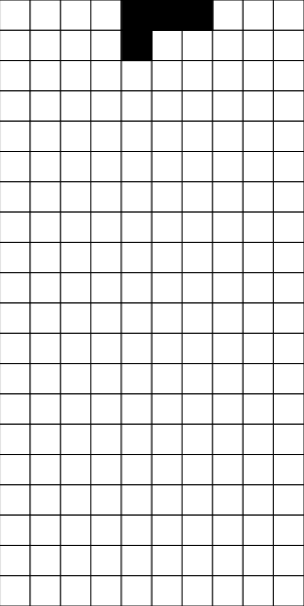
Frame 1 (no input)
Frame 60 (no input): identical to frame 1, image omitted
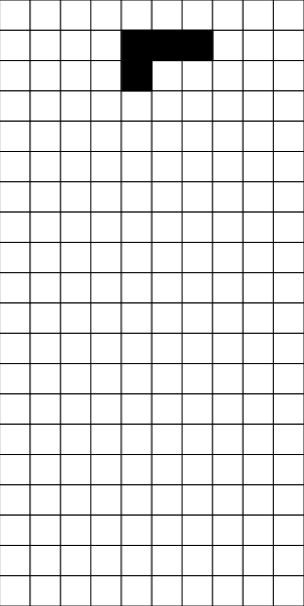
Frame 120 (the mouse pressed at the canvas centre since frame 60)

The p5.js sketch that drew these frames (run headless with seeded random() and noise() and a simulated clock; from frame 60 on, the mouse is pressed at the canvas centre):

// p5.js sketch
// ── sketch.js
const rows = 20;
const cols = 10;
let blockSize = 30;

let gamespeed = 1;
let board = [];
let currentPiece;
let gameOver = false;
let BackButton;
let time = 0;

const AllShapes= [
    [[1, 1], [1, 1]], // Square
    [[1, 1, 1, 1]], // LineRIGHT
    [[1],[1],[1],[1]], //LineUP
    [[1,1,1], [0, 1, 0]], // T-shapeUP
    [[1,0,0], [1, 1, 0], [1,0,0]], // T-shapeRIGHT
    [[0,1,0], [1, 1, 1]], // T-shapeDOWN
    [[0,0,1], [0, 1, 1], [0,0,1]], // T-shapeLEFT
    [[1, 1, 0], [0, 1, 1]], // Z-shapeUP
    [[0, 0, 1], [0, 1, 1], [0,1,0]], // Z-shapeDOWN
    [[0, 1, 1], [1, 1, 0]], // S-shapeUP
    [[0, 1, 0], [0, 1, 1], [0,0,1]], // S-shapeDOWN
    [[1, 1, 1], [0, 0, 1]], // J-shapeUP
    [[0, 0, 1], [0, 0, 1],[0,1,1]], // J-shapeRIGHT
    [[1, 0, 0], [1, 1, 1]], // J-shapeDOWN
    [[0, 1, 1], [0, 1, 0],[0,1,0]], // J-shapeLEFT
    [[1, 1, 1], [1, 0, 0]], // L-shapeUP
    [[1, 0, 0], [1, 0, 0],[1,1,0]], // L-shapeRIGHT
    [[0, 0, 1], [1, 1, 1]], // L-shapeDOWN
    [[1, 1, 0], [1, 0, 0],[1,0,0]], // L-shapeLEFT
]
const AllShapesNames= [
    "Square",
    "LineRIGHT",
    "LineUP",
    "T-ShapeUP",
    "T-ShapeRIGHT",
    "T-ShapeDOWN",
    "T-ShapeLEFT",
    "Z-ShapeUP",
    "Z-ShapeDOWN",
    "S-ShapeUP",
    "S-ShapeDOWN",
    "J-ShapeUP",
    "J-ShapeRIGHT",
    "J-ShapeDOWN",
    "J-ShapeLEFT",
    "L-ShapeUP",
    "L-ShapeRIGHT",
    "L-ShapeDOWN",
    "L-ShapeLEFT"
]

function setup() {
    frameRate = 60;
    blockSize = windowHeight/33;
    let canvas = createCanvas(cols * blockSize, rows * blockSize);
    canvas.style('display', 'block');
    canvas.style('margin', 'auto');
    
    initializeBoard();
    spawnPiece();
    BackButton = select('#BackButton')
    //BackButton.mousePressed(GetTheFuckBack);
}

function draw() {
    
    background(220);
    if (!gameOver) {
        updateGame();
        drawBoard();
        drawPiece();
    } else {
        showGameOver();
    }
    
}

function initializeBoard() {
    for (let row = 0; row < rows; row++) {
        board[row] = [];
        for (let col = 0; col < cols; col++) {
            board[row][col] = 0;
        }
    }
}

function spawnPiece() {
    currentPiece = new Piece();
}

function updateGame() {
    if (currentPiece.canMoveDown() && time == 60) {
        time = 0;
        currentPiece.moveDown();
    } else if (!currentPiece.canMoveDown()) {
        currentPiece.lock();
        if (currentPiece.isGameOver()) {
            gameOver = true;
        } else {
            checkAndClearLines();
            spawnPiece();
        }
        
    }
    else{
    time++;
    }
}

function drawBoard() {
    for (let row = 0; row < rows; row++) {
        for (let col = 0; col < cols; col++) {
            if (board[row][col] === 1) {
                fill(0);
            } else {
                fill(255);
            }
            rect(col * blockSize, row * blockSize, blockSize, blockSize);
        }
    }
}

function drawPiece() {
    const { x, y, shape } = currentPiece;
    for (let row = 0; row < shape.length; row++) {
        for (let col = 0; col < shape[row].length; col++) {
            if (shape[row][col] === 1) {
                fill(0);
                rect((col + x) * blockSize, (row + y) * blockSize, blockSize, blockSize);
            }
        }
    }
}

function showGameOver() {
    textSize(32);
    textAlign(CENTER, CENTER);
    fill(255, 0, 0);
    text("Game Over", width / 2, height / 2);
}

class Piece {
    constructor() {
        this.x = Math.floor(cols / 2) - 1;
        this.y = 0;
        this.shape = this.getRandomShape();
    }

    getRandomShape() {
        const shapes = [
            [[1, 1], [1, 1]], // Square
            [[1, 1, 1, 1]], // Line
            [[1, 1, 1], [0, 1, 0]], // T-shape
            [[1, 1, 0], [0, 1, 1]], // Z-shape
            [[0, 1, 1], [1, 1, 0]], // S-shape
            [[1, 1, 1], [0, 0, 1]], // L-shape
            [[1, 1, 1], [1, 0, 0]] // J-shape
        ];
        const randomIndex = Math.floor(Math.random() * shapes.length);
        return shapes[randomIndex];
    }

    canMoveDown() {
        for (let row = 0; row < this.shape.length; row++) {
            for (let col = 0; col < this.shape[row].length; col++) {
                if (this.shape[row][col] === 1) {
                    const nextRow = this.y + row + 1;
                    if (nextRow >= rows || board[nextRow][this.x + col] === 1) {
                        return false;
                    }
                }
            }
        }
        return true;
    }

    canMoveLeft() {
        for (let row = 0; row < this.shape.length; row++) {
            for (let col = 0; col < this.shape[row].length; col++) {
                if (this.shape[row][col] === 1) {
                    const nextCol = this.x + col - 1;
                    if (nextCol < 0 || board[this.y + row][nextCol] === 1) {
                        return false;
                    }
                }
            }
        }
        return true;
    }

    canMoveRight() {
        for (let row = 0; row < this.shape.length; row++) {
            for (let col = 0; col < this.shape[row].length; col++) {
                if (this.shape[row][col] === 1) {
                    const nextCol = this.x + col + 1;
                    if (nextCol >= cols || board[this.y + row][nextCol] === 1) {
                        return false;
                    }
                }
            }
        }
        return true;
    }

    rotate() {
        let PieceName = this.WhichPiece(currentPiece.shape)
        print(PieceName)
        print(currentPiece.shape)
        //Square - Shape
        if(PieceName == "Square")
        return
        //Line - Shapes
        else if(PieceName == "LineRIGHT")
            this.shape = AllShapes[2]
        else if(PieceName == "LineUP")
            this.shape = AllShapes[1]
        //T - Shapes
        else if(PieceName =="T-ShapeUP")
            this.shape = AllShapes[4]
        else if(PieceName =="T-ShapeRIGHT")
            this.shape = AllShapes[5]
        else if(PieceName =="T-ShapeDOWN")
            this.shape = AllShapes[6]
        else if(PieceName =="T-ShapeLEFT")
            this.shape = AllShapes[3]
        //Z - Shapes
        else if(PieceName =="Z-ShapeUP")
            this.shape = AllShapes[8]
        else if(PieceName =="Z-ShapeDOWN")
            this.shape = AllShapes[7]
        //S - Shapes
        else if(PieceName =="S-ShapeUP")
            this.shape = AllShapes[10]
        else if(PieceName =="S-ShapeDOWN")
            this.shape = AllShapes[9]
        //J - Shapes
        else if(PieceName =="J-ShapeUP")
            this.shape = AllShapes[12]
        else if(PieceName =="J-ShapeRIGHT")
            this.shape = AllShapes[13]
        else if(PieceName =="J-ShapeDOWN")
            this.shape = AllShapes[14]
        else if(PieceName =="J-ShapeLEFT")
            this.shape = AllShapes[11]
        //L - Shapes
        else if(PieceName =="L-ShapeUP")
            this.shape = AllShapes[16]
        else if(PieceName =="L-ShapeRIGHT")
            this.shape = AllShapes[17]
        else if(PieceName =="L-ShapeDOWN")
            this.shape = AllShapes[18]
        else if(PieceName =="L-ShapeLEFT")
            this.shape = AllShapes[15]
        
        if (!this.canMoveLeft() || !this.canMoveRight() || !this.canMoveDown()) {
            // Revert the rotation if it causes collision
            this.shape = this.rotateBack(this.shape);
        }
    }
    
    rotateBack(shape) {
        const rotatedShape = [];
        for (let col = shape[0].length - 1; col >= 0; col--) {
            const newRow = [];
            for (let row = 0; row < shape.length; row++) {
                newRow.push(shape[row][col]);
            }
            rotatedShape.push(newRow);
        }
        return rotatedShape;
    }
    
    WhichPiece(piece){
        
        for(let i = 0; i < AllShapes.length; i++){
            if(this.compareArrays(AllShapes[i], piece)){
                return(AllShapesNames[i])
            }
        }
    }
    compareArrays(a,b) {
        return JSON.stringify(a) === JSON.stringify(b);
    }

    moveDown() {
        if (this.canMoveDown()) {
            this.y++;
        }
    }

    moveLeft() {
        if (this.canMoveLeft()) {
            this.x--;
        }
    }

    moveRight() {
        if (this.canMoveRight()) {
            this.x++;
        }
    }

    lock() {
        for (let row = 0; row < this.shape.length; row++) {
            for (let col = 0; col < this.shape[row].length; col++) {
                if (this.shape[row][col] === 1) {
                    board[this.y + row][this.x + col] = 1;
                }
            }
        }
    }

    isGameOver() {
        for (let col = 0; col < cols; col++) {
            if (board[0][col] === 1) {
                return true;
            }
        }
        return false;
    }
}

function checkAndClearLines() {
    for (let row = rows - 1; row >= 0; row--) {
        let isFullLine = true;
        for (let col = 0; col < cols; col++) {
            if (board[row][col] !== 1) {
                isFullLine = false;
                break;
            }
        }
        if (isFullLine) {
            clearLine(row);
            row++; // Check the same row again after clearing
        }
    }
}

function clearLine(row) {
    for (let r = row; r > 0; r--) {
        for (let col = 0; col < cols; col++) {
            board[r][col] = board[r - 1][col];
        }
    }
    for (let col = 0; col < cols; col++) {
        board[0][col] = 0;
    }
}

function keyPressed() {
    if (!gameOver) {
        if (keyCode === LEFT_ARROW) {
            currentPiece.moveLeft();
        } else if (keyCode === RIGHT_ARROW) {
            currentPiece.moveRight();
        } else if (keyCode === DOWN_ARROW) {
            currentPiece.moveDown();
        } else if (keyCode === UP_ARROW) {
            currentPiece.rotate();
        }
    }
}

// ── style.css
html, body {
  margin: 0;
  padding: 0;
  background-color: grey;
}
button {
  background-color: red;
  color: white; 
  border: none; 
  padding: 10px 20px; 
  border-radius: 10px; 
  margin-top: 5px; 
  margin-right: 5px; 
  font-size: 16px; 
  cursor: pointer;
}
h1 {
  text-align: center;
  color: rgb(255, 0, 0);
  font-size: 5vh;
  margin-top: 1vh;
  margin-bottom: 1vh;
 font-family: 'Segoe UI', Tahoma, Geneva, Verdana, sans-serif;
}

canvas {
  display: block;
}
